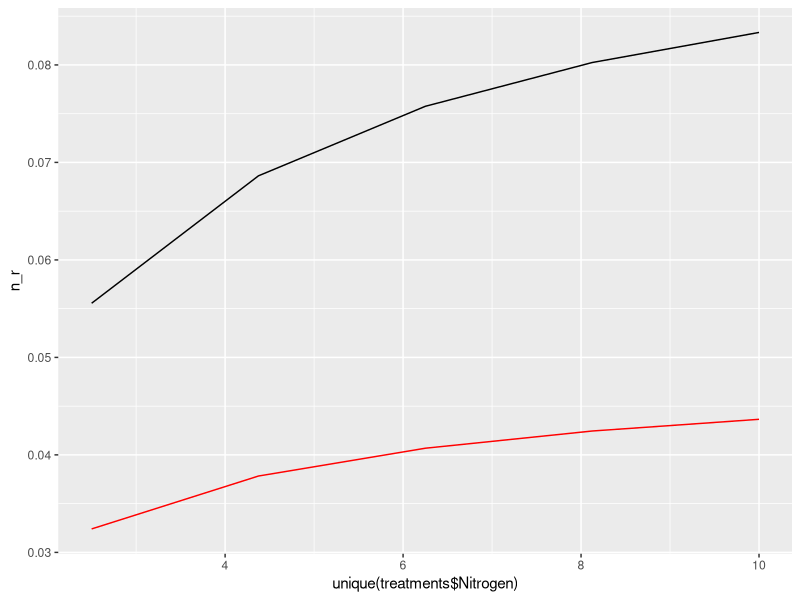
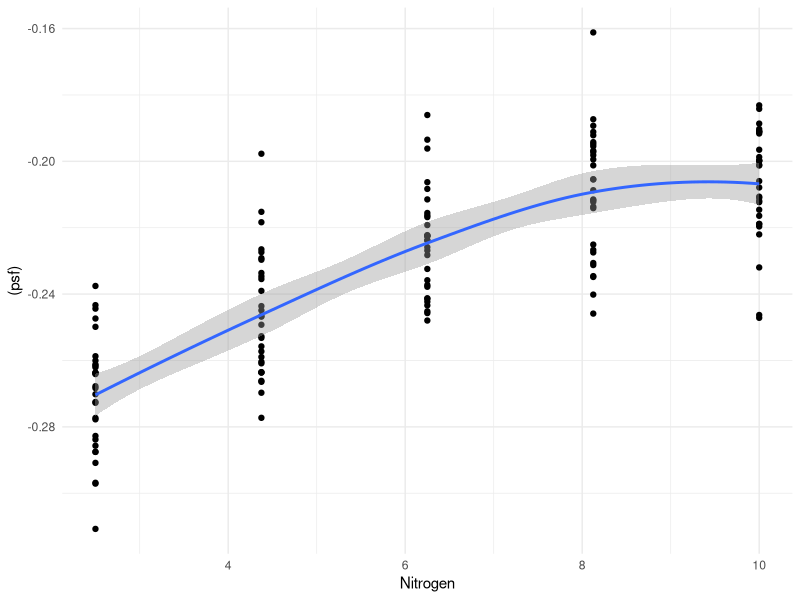
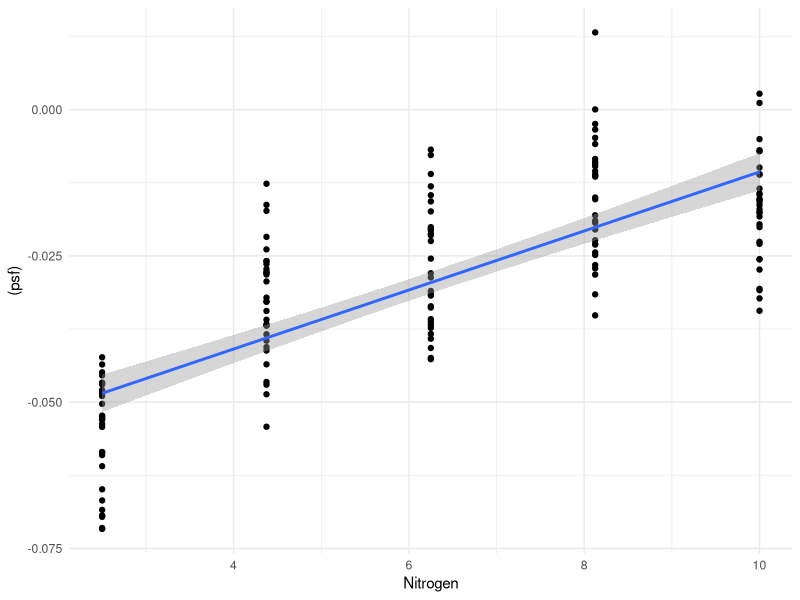
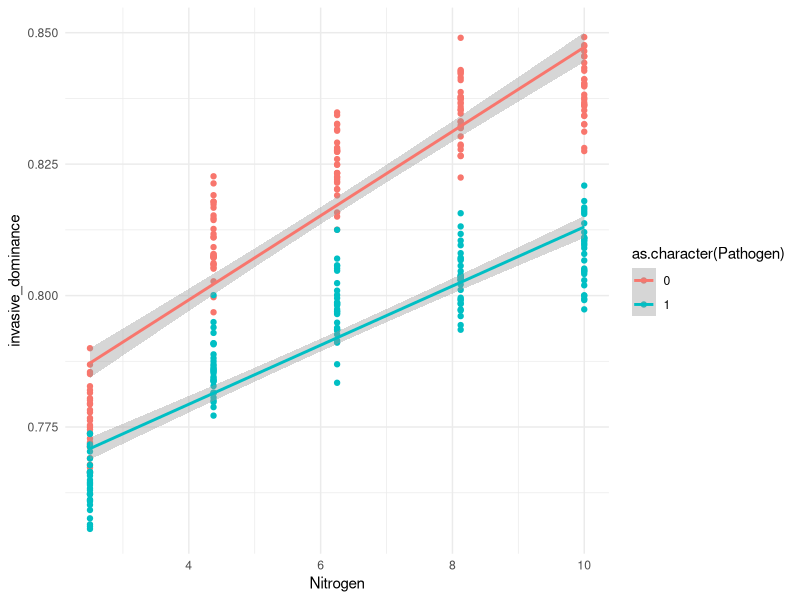
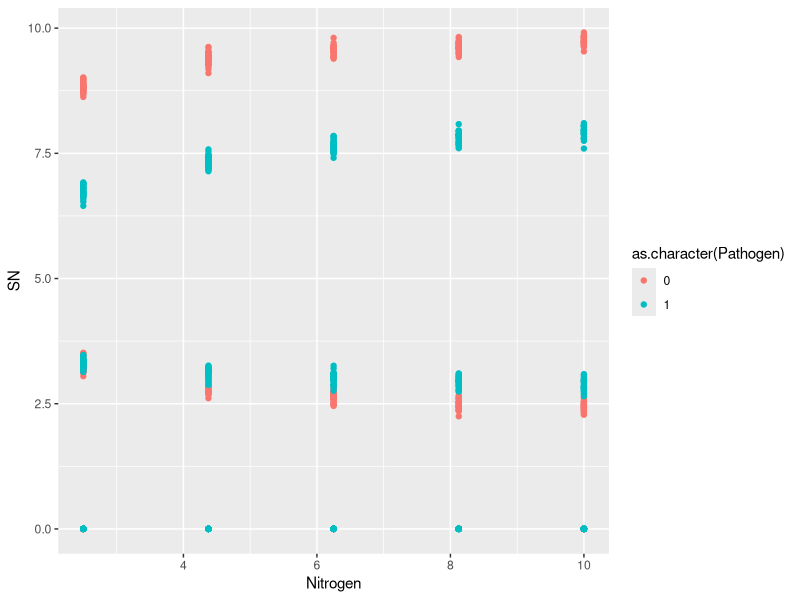
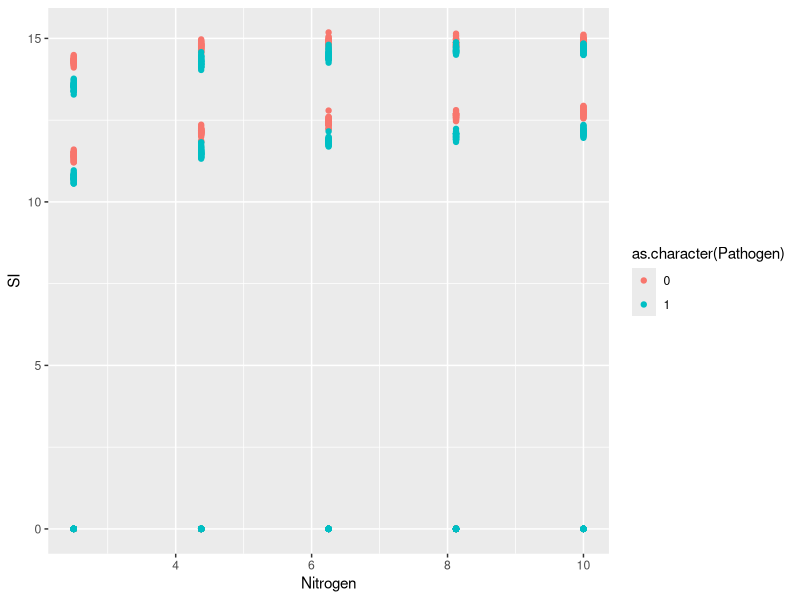

Recreate these plots in R, in order.
## ---- chunk 1
# set-up the experimental design

# define nitrogen levels and pathogen levels
Nitrogen <- seq(2.5, 10, length.out = 5)
Pathogen <- c(0, 1)

# create treatment grid
grid_treat <- expand.grid(Nitrogen = Nitrogen, Pathogen = Pathogen)

# cefine plant treatments
plant_treatments <- data.frame(
  SN_treat = c(2.5, 0, 2.5),
  SI_treat = c(0, 2.5, 2.5)
)

# combine treatment grid with plant treatments
grid_list <- lapply(seq_len(nrow(plant_treatments)), function(i) {
  dplyr::bind_cols(grid_treat, plant_treatments[i, ])
})

# combine all treatment grids into a single data frame
treatments <- dplyr::bind_rows(grid_list)

# add a treatment_id variable
treatments <- dplyr::bind_cols(dplyr::tibble(treatment_id = as.character(seq_len(nrow(treatments)))),
                               treatments)

# print the treatments
treatments
## ---- chunk 2
# function for simulating the experiment based on parameter tables and treatment tables
simulate_experiment <- function(times = seq(0, 10, by = 0.5), n_rep = 5, sigma_residual = 2.5,
                                params, treatments) {
  
  # load the required package
  library(deSolve)
  library(ggplot2)

  # function for nitrogen-dependent growth rate (Michaelis-Menten form)
  growth_rate <- function(Nitrogen, r_max, K_m) {
    return(r_max * Nitrogen / (K_m + Nitrogen))
  }

  # function for pathogen-dependent growth rate (Michaelis-Menten form)
  pathogen_effect <- function(Nitrogen, b_max, K_mb) {
    return(b_max * Nitrogen / (K_mb + Nitrogen))
  }

  # Lotka-Volterra competition model with nitrogen and pathogen dependent growth rates
  competition_model <- function(t, state, params) {
  
    # unpack state variables
    SN <- state["SN"]  # Native species biomass
    SI <- state["SI"]  # Invasive species biomass
  
    # unpack parameters
    with(as.list(params), {
    
      # calculate the pathogen effect
      beta_SN <- pathogen_effect(Nitrogen, b_SN_max, K_mb_SN)
      beta_SI <- pathogen_effect(Nitrogen, b_SI_max, K_mb_SI)
    
      # calculate nitrogen-dependent growth rates
      r_SN_effective <- growth_rate(Nitrogen, r_SN_max, K_m_SN) * (1 - beta_SN * Pathogen)
      r_SI_effective <- growth_rate(Nitrogen, r_SI_max, K_m_SI) * (1 - beta_SI * Pathogen)
    
      # define the ODEs
      dSN <- r_SN_effective * SN * (1 - (SN + alpha_NI * SI) / K_SN)
      dSI <- r_SI_effective * SI * (1 - (SI + alpha_IN * SN) / K_SI)
    
      # Return the rates of change
      list(c(dSN, dSI))
    })
    }

  # loop over each treatment
  out_list <- vector("list", length = nrow(treatments))
  out_stoch_list <- vector("list", length = nrow(treatments))
  for (i in seq_along(out_list)) {
  
  # initial conditions for species biomass
  state <- c(SN = treatments$SN_treat[i], SI = treatments$SI_treat[i])

  # nitrogen and pathogen treatments
  params$Nitrogen <- treatments$Nitrogen[i]
  params$Pathogen <- treatments$Pathogen[i]

  # solve the ODE
  out <- ode(y = state, times = times, func = competition_model, parms = params)
  
  out <-
    as.data.frame(out) |>
    dplyr::as_tibble() |>
    dplyr::filter(time == max(time)) |>
    dplyr::mutate(treatment_id = as.character(i))
  
  # replicate this row n_rep times
  out_stoch <- out[rep(1, n_rep), ]
  
  # get a block_id variable
  out_stoch <- dplyr::bind_cols(dplyr::tibble(block_id = seq_len(n_rep)),
                                out_stoch)
  
  # run SN and SI through the normal distribution
  out_stoch$SN <- ifelse(out_stoch$SN == 0, 0, 
                         rnorm(n = n_rep, mean = out_stoch$SN, sd = sigma_residual))
  out_stoch$SI <- ifelse(out_stoch$SI == 0, 0, 
                         rnorm(n = n_rep, mean = out_stoch$SI, sd = sigma_residual))
  
  # wrap outputs and add to list
  out_list[[i]] <- out
  out_stoch_list[[i]] <- out_stoch
  
  }

  # bind into data.frames
  out_dat <- dplyr::bind_rows(out_list)
  out_stoch_dat <- dplyr::bind_rows(out_stoch_list)

  # bind these data to the treatments
  out_dat <- dplyr::full_join(treatments, out_dat, by = "treatment_id")
  out_stoch_dat <- dplyr::full_join(treatments, out_stoch_dat, by = "treatment_id")

  # reorder the variables
  out_dat <-
    out_dat |>
    dplyr::select(treatment_id, Nitrogen, Pathogen, SN_treat, SI_treat,
                  time, SN, SI)
  
  out_stoch_dat <-
    out_stoch_dat |>
    dplyr::select(treatment_id, block_id, Nitrogen, Pathogen, SN_treat, SI_treat,
                  time, SN, SI)
  
  # return a list with the deterministic and stochastic data
  list(out_dat,
       out_stoch_dat)
  
}
## ---- chunk 3
# hypothesis 1

# simulation parameters representing substantive hypothesis
params <- list(
  b_SN_max = 0.5,   # Max pathogen effect for native species
  b_SI_max = 0.25,   # Max pathogen for invasive species
  K_mb_SN = 0.5,      # pathogen effect Half-saturation constant for nitrogen for native species
  K_mb_SI = 1,      # pathogen effect Half-saturation constant for nitrogen for invasive species
  r_SN_max = 0.1,   # Max growth rate for native species
  r_SI_max = 0.15,   # Max growth rate for invasive species
  K_m_SN = 2,       # growth-rate Half-saturation constant for nitrogen for native species
  K_m_SI = 2,       # growth-rate Half-saturation constant for nitrogen for invasive species
  K_SN = 10,       # Carrying capacity for native species
  K_SI = 15,       # Carrying capacity for invasive species
  alpha_NI = 0.75,   # Competition coefficient (effect of invasive on native)
  alpha_IN = 0.75   # Competition coefficient (effect of native on invasive)
)

# simulate the experiment under hypothesis 1
h1 <- simulate_experiment(times = seq(0, 56, 1), n_rep = 30, sigma_residual = 0.1,
                          params = params, treatments = treatments)

# check the output
head(h1[[2]])

## ---- chunk 4
# key part of the model is the change in growth rate with nitrogen and pathogens

# function for nitrogen-dependent growth rate (Michaelis-Menten form)
growth_rate <- function(Nitrogen, r_max, K_m) {
  return(r_max * Nitrogen / (K_m + Nitrogen))
}

# function for pathogen-dependent growth rate (Michaelis-Menten form)
pathogen_effect <- function(Nitrogen, b_max, K_mb) {
  return(b_max * Nitrogen / (K_mb + Nitrogen))
}

# natives

# calculate growth rates prior to pathogen effects
n_r <- growth_rate(Nitrogen = unique(treatments$Nitrogen), r_max = params$r_SN_max, K_m = params$K_m_SN)

# calculate the pathogen effect
n_r_p <- pathogen_effect(Nitrogen = unique(treatments$Nitrogen), b_max = params$b_SN_max, K_m = params$K_mb_SN)

# what is the actual growth rate
r_true_p <- n_r * (1 - n_r_p)

ggplot() +
  geom_line(mapping = aes(x = unique(treatments$Nitrogen), y = n_r)) +
  geom_line(mapping = aes(x = unique(treatments$Nitrogen), y = r_true_p), colour = "red")

## ---- chunk 5
# prediction 1: plant soil feedback should declines with nitrogen for natives alone

# extract stochastic data
h1_pred1_s <- h1[[2]]

# psf for SN_treat == 2.5 & SI_treat == 0
h1_pred1_s <-
  h1_pred1_s |>
  dplyr::filter(SN_treat == 2.5, SI_treat == 0)

# extract the relevant data and pivot into the wide format
h1_pred1_s <-
  h1_pred1_s |>
  tidyr::pivot_wider(id_cols = c("Nitrogen", "block_id"),
                     names_from = Pathogen,
                     values_from = SN)

# rename the columns
names(h1_pred1_s) <- c("Nitrogen", "block_id", "sterile", "treatment")

# calculate plant-soil feedback
h1_pred1_s$psf <- with(h1_pred1_s, log(treatment/sterile))

# plot the data
ggplot(data = h1_pred1_s,
       mapping = aes(x = Nitrogen, y = (psf))) +
  geom_point() +
  geom_smooth() +
  theme_minimal()

## ---- chunk 6
# prediction 2: plant soil feedback should stay constant with nitrogen for invasives alone

# extract stochastic data
h1_pred2_s <- h1[[2]]

# psf for SN_treat == 0 & SI_treat == 2.5
h1_pred2_s <-
  h1_pred2_s |>
  dplyr::filter(SN_treat == 0, SI_treat == 2.5)

# extract the relevant data and pivot into the wide format
h1_pred2_s <-
  h1_pred2_s |>
  tidyr::pivot_wider(id_cols = c("Nitrogen", "block_id"),
                     names_from = Pathogen,
                     values_from = SI)

# rename the columns
names(h1_pred2_s) <- c("Nitrogen", "block_id", "sterile", "treatment")

# calculate plant-soil feedback
h1_pred2_s$psf <- with(h1_pred2_s, log(treatment/sterile))

# plot the data
ggplot(data = h1_pred2_s,
       mapping = aes(x = Nitrogen, y = (psf))) +
  geom_point() +
  geom_smooth(method = "lm") +
  theme_minimal()

## ---- chunk 7
# prediction 3: invasive should be more competitive with increasing N 

# extract stochastic data
h1_pred3_s <- h1[[2]]

# SN_treat == 2.5 & SI_treat == 2.5
h1_pred3_s <-
  h1_pred3_s |>
  dplyr::filter(SN_treat == 2.5, SI_treat == 2.5) |>
  dplyr::mutate(invasive_dominance = SI/(SI + SN))

# plot the data
ggplot(data = h1_pred3_s,
       mapping = aes(x = Nitrogen, y = invasive_dominance, colour = as.character(Pathogen))) +
  geom_point() +
  geom_smooth(method = "lm") +
  theme_minimal()

## ---- chunk 8
dat <- h1[[2]]

ggplot(data = dat,
       mapping = aes(x = Nitrogen, y = SN, colour = as.character(Pathogen))) +
  geom_point()

## ---- chunk 9
ggplot(data = dat,
       mapping = aes(x = Nitrogen, y = SI, colour = as.character(Pathogen))) +
  geom_point()
